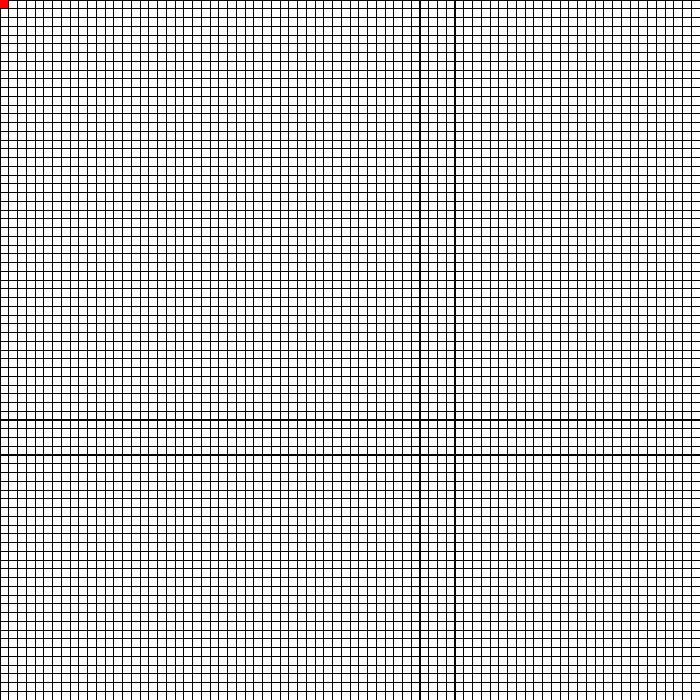
Frame 1 (no input)
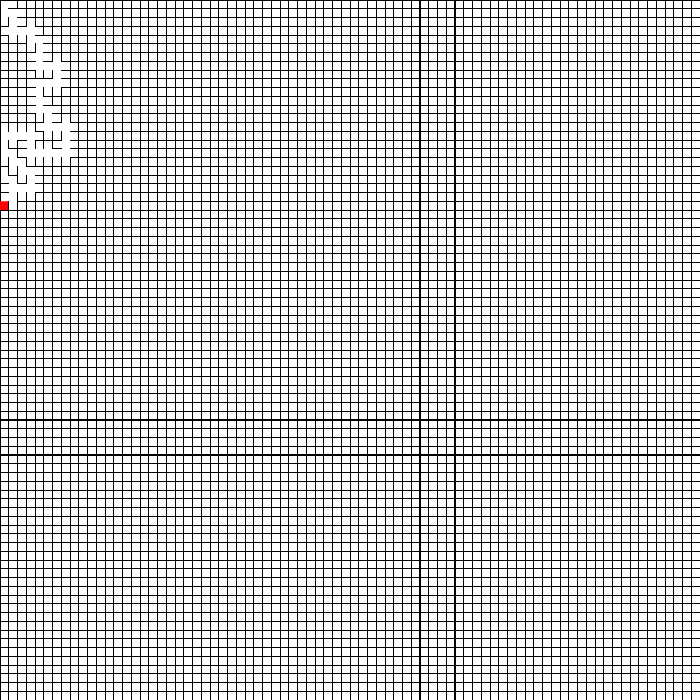
Frame 60 (the mouse pressed at the canvas centre just before this capture)
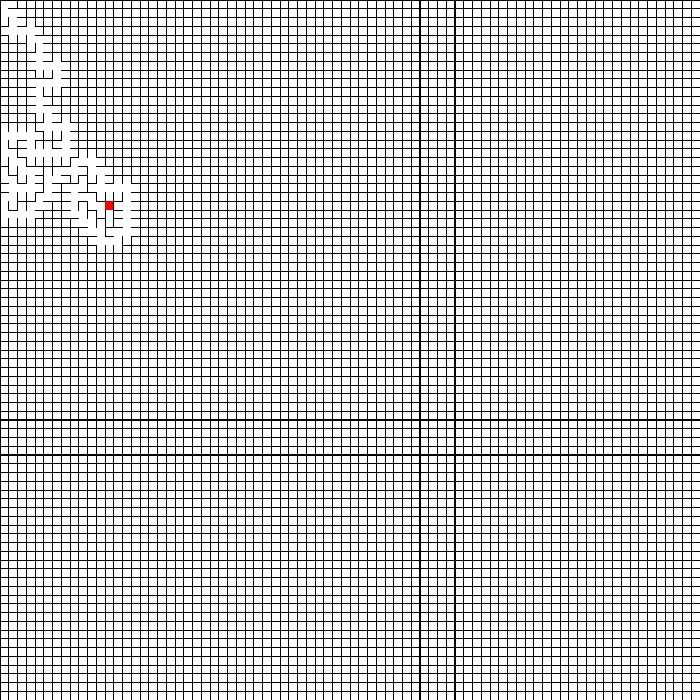
Frame 120 (the mouse held since frame 60 and released just before this capture)

The Processing sketch that drew these frames (run headless with seeded random() and noise(); from frame 60 on, the mouse is pressed at the canvas centre):

// Processing sketch: MazeGen
// ── MazeGen.pde
import java.util.*;

Stack<int []> inProg;
Cell [][] grid;
int n;

void setup() {
  size(700,700);
  
  n = 80;
  grid = new Cell[n][n];
  
  for (int i = 0; i < n; i++) {
    for (int j = 0; j < n; j++) {
      grid[i][j] = new Cell(new PVector(i * 1.0/n * width, j * 1.0/n * height), 1.0/n * width);
    } //for
  } //for
  
  inProg = new Stack <> ();
  inProg.push(new int [] {0, 0});
  
} //setup

void draw() {
  background(255);
  displayGrid();
  updateGrid();
  if (inProg.isEmpty()) noLoop();
} //draw

void updateGrid() {
  if (inProg.isEmpty()) {
    return;
  } //if
  
  int [] curr = inProg.pop();
  int x = curr[0], y = curr[1];
  grid[x][y].visited = true;
  
  int [][] dirs = new int [][] {{-1, 0}, {1, 0}, {0, -1}, {0, 1}};
  Collections.shuffle(Arrays.asList(dirs));
  
  for (int [] dir : dirs) {
    int nx = x + dir[0], ny = y + dir[1];
    if (in(nx, ny) && !grid[nx][ny].visited) {
      inProg.push(curr);
      inProg.push(new int [] {nx, ny});
      
      if (dir[0] == -1) {
        grid[x][y].w = false;
        grid[nx][ny].e = false;
      } else if (dir[0] == 1) {
        grid[x][y].e = false;
        grid[nx][ny].w = false;
      } else if (dir[1] == -1) {
        grid[x][y].n = false;
        grid[nx][ny].s = false;
      } else {
        grid[x][y].s = false;
        grid[nx][ny].n = false;
      } //if
      grid[nx][ny].visited = true;
    } //if
  } //for
 
} //updateGrid

void displayGrid() {
  int [] curr = inProg.peek();
  int x = curr[0], y = curr[1];
  
  for (int i = 0; i < n; i++) {
    for (int j = 0; j < n; j++) {
      if (i == x && j == y) fill(255, 0, 0);
      else noFill();
      grid[i][j].display();
    } //for
  } //for
} //displayGrid

boolean in(int x, int y) {
  return x >= 0 && x < n && y >= 0 && y < n;
} //in

// ── Cell.pde
class Cell {
  PVector pos;
  float len;
  boolean visited;
  boolean n, e, s, w;
  
  public Cell(PVector initPos, float len) {
    this.pos = initPos;
    this.len = len;
    
    visited = false;
    n = true;
    e = true;
    s = true;
    w = true;
  } //Cell
  
  void display() {
    pushMatrix();
    translate(pos.x, pos.y);
    
    if (n) line(0, 0, len, 0);
    if (e) line(len, 0, len, len);
    if (s) line(0, len, len, len);
    if (w) line(0, 0, 0, len);
    
    noStroke();
    square(0, 0, len);
    stroke(0);
    
    popMatrix();
  } //display
} //class
